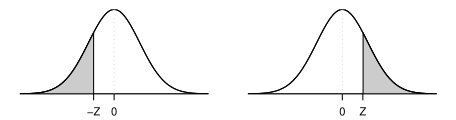

Generate this figure with R:
library(openintro)

myPDF("smallNormalTails.pdf", 4.56, 1.2,
      mar = c(1.3, 1, 0.5, 1),
      mgp = c(3, 0.27, 0),
      mfrow = c(1, 2))

X <- seq(-4, 4, 0.01)
Y <- dnorm(X)

plot(X, Y,
     type = 'l',
     axes = FALSE, yaxs="i",
     xlim = c(-3.4, 3.4))
at = c(-5, -0.8, 0, 5)
labels = c(-5, '-Z', 0, 5)
axis(1, at, labels, cex.axis = 0.7)
these <- which(X < -0.799)
polygon(c(X[these[1]], X[these], X[rev(these)[1]]),
        c(0, Y[these], 0),
        col = '#CCCCCC')
lines(X, Y)
abline(h = 0)
lines(c(0, 0), c(0, dnorm(0)),
      col = '#CCCCCC',
      lty = 3)

plot(X, Y,
     type = 'l',
     axes = FALSE,yaxs="i",
     xlim = c(-3.4, 3.4))
axis(1,
     at = c(-5, 0.8, 0, 5),
     labels = c(-5, 'Z', 0,5),
     cex.axis = 0.7)
these <- which(X > 0.801)
polygon(c(X[these[1]], X[these],X[rev(these)[1]]),
        c(0, Y[these], 0),
        col = '#CCCCCC')
lines(X, Y)
abline(h = 0)
lines(c(0, 0),
      c(0, dnorm(0)),
      col = '#CCCCCC',
      lty = 3)

dev.off()
